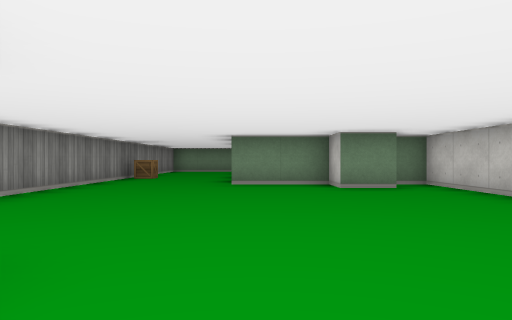
view 1 (above)

13 first-person views from a walk through a cub3D ray-caster map. The camera is about half as high as the walls, looks level and sees 70° across. The floor is counted in squares. Each view is taken from the middle of a square. On the plan, view 1 faces up. The plan holds only what a view shows up to about 9 squares ahead; the rest is blank. The place goes on beyond the plan.

view 2
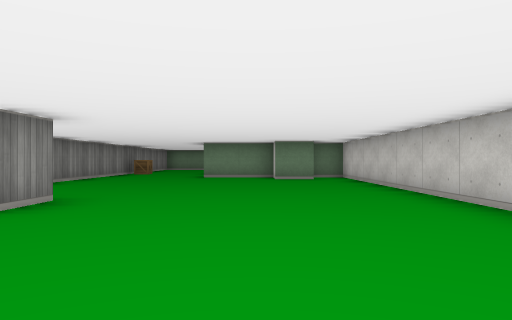

view 3
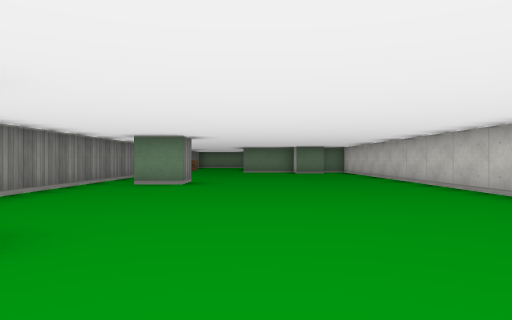

view 4
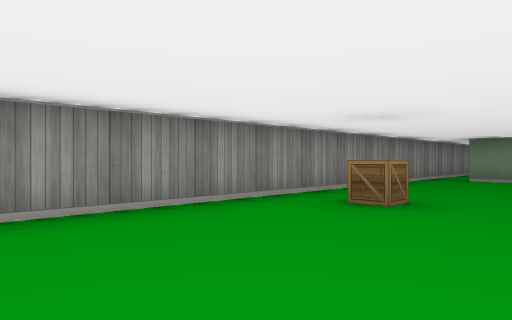

view 5
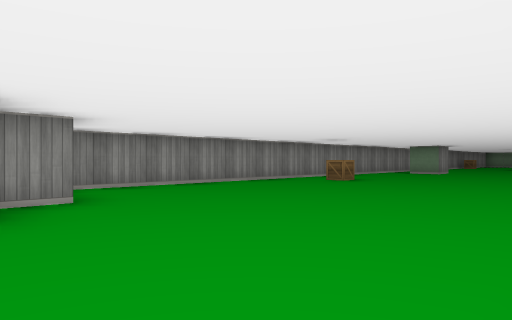

view 6
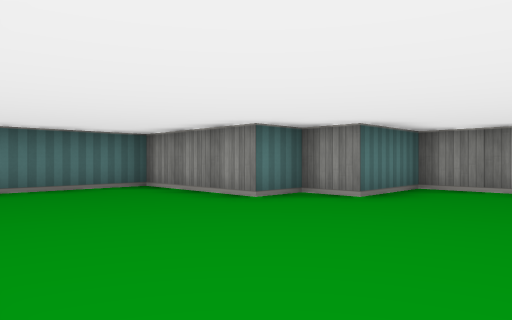

view 7
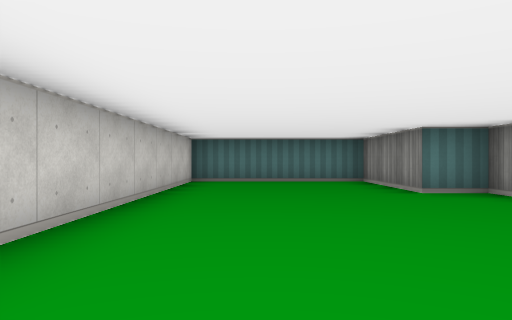

view 8
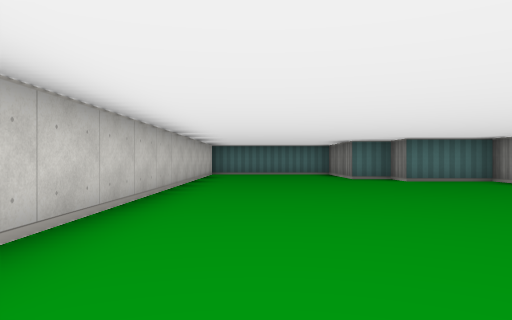

view 9
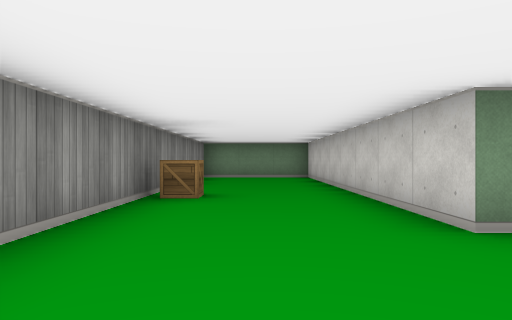

view 10
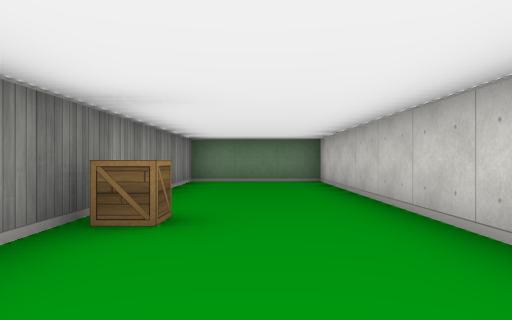

view 11
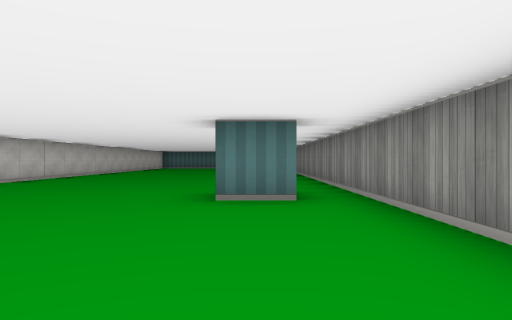

view 12
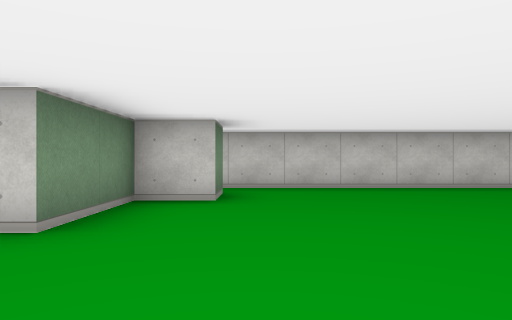

view 13
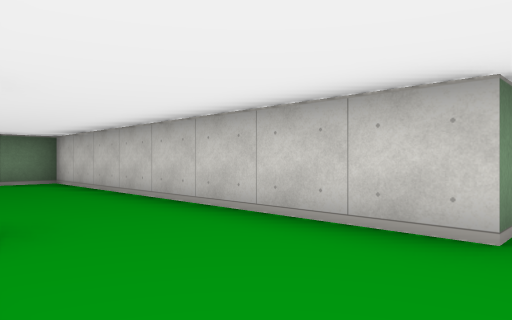

### Floor plan
Points are (right, up) in squares from view 1. A wall is a line through its corners. A room is listed if a view was taken in it or the views show most of it. See-through windows are left out.
Room 1 (views 1, 2, 3, 4, 5, 6, 7, 8, 9, 10, 11, 12, 13)
walls: (-2.5, 1.5) (-1.5, 1.5) (-1.5, 0.5) (-2.5, 0.5); (3.5, -3) (3.5, 7.5) (2.9, 7.5); (2.5, 6.5) (1.5, 6.5) (1.5, 7.5) (-0.5, 7.5) (-0.5, 15.5) (-3.5, 15.5) (-3.5, -11.5) (-1.5, -11.5) (-1.5, -12.5) (-0.5, -12.5) (-0.5, -15.5) (3.5, -15.5) (3.5, -5.1)
objects: crate (-3, 10); crate (-2, -5)

Where each view was taken, in squares from view 1:
view 1: 0 up, 0 right, facing up
view 2: 3 down, 1 right, facing up
view 3: 7 down, 0 right, facing up
view 4: 9 down, 0 right, facing up-left
view 5: 13 down, 3 right, facing up-left
view 6: 9 down, 3 right, facing down-left
view 7: 7 down, 2 right, facing down
view 8: 3 down, 2 right, facing down
view 9: 5 up, 2 left, facing up
view 10: 7 up, 2 left, facing up
view 11: 6 up, 2 left, facing down
view 12: 6 up, 3 left, facing right
view 13: 7 up, 3 left, facing up-right
